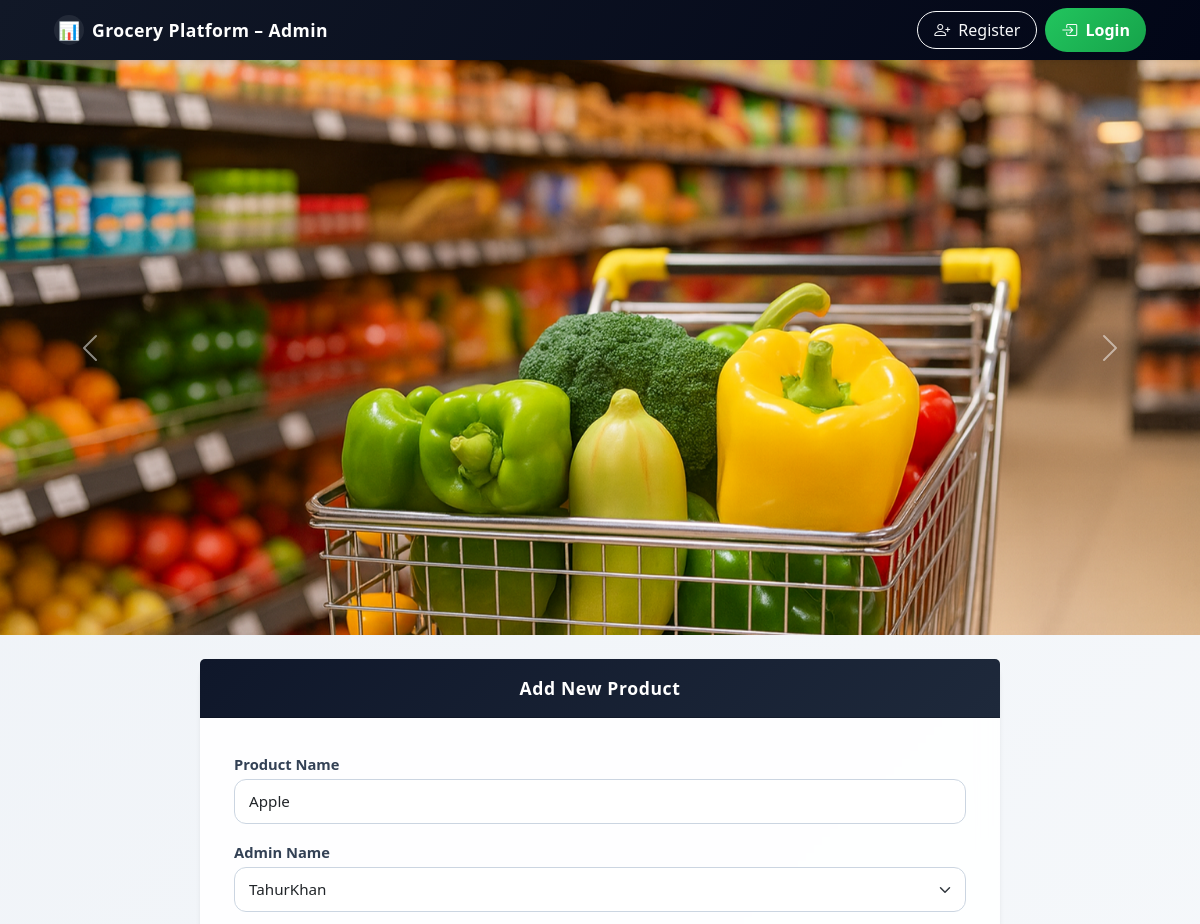
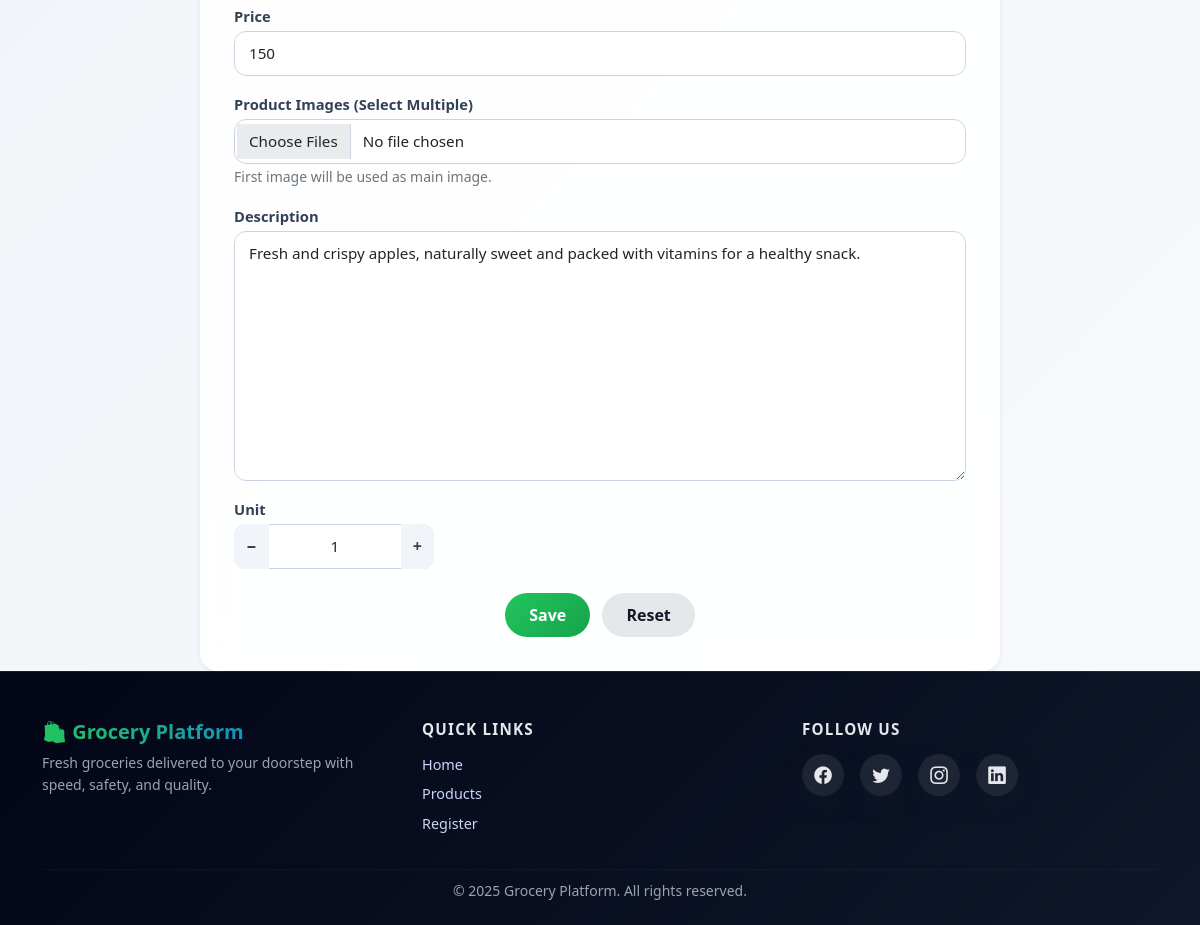
The app's page /product/edit/12 with its own data (2 pictures, top to bottom).
### product/models.py (models this page shows, shortened)
class Product(models.Model):
    user = models.ForeignKey(User, on_delete=models.CASCADE, null=True, blank=True)
    name=models.CharField(max_length=30)
    price=models.IntegerField()
    description=models.TextField(max_length=300)
    pimg = models.ImageField(upload_to='products/main/', blank=True, null=True)
    unit=models.CharField(max_length=10,default='1')
    class Meta:
        ordering=['name']
        db_table='product'

### product/views.py (the view)
# urls.py: path('edit/<int:id>',v.edit_product,name="edit"),
def edit_product(request, id):
    product = get_object_or_404(Product, id=id)
    if request.method == 'POST':
        form = ProductForm(request.POST, instance=product)
        images = request.FILES.getlist('images')   # ✅ multiple images
        if form.is_valid():
            product = form.save(commit=False)
            if images:
                product.pimg = images[0]
            product.save()
            for img in images[1:]:
                ProductImage.objects.create(product=product, image=img)
            return redirect('product:list')
    else:
        form = ProductForm(instance=product)
    return render(request, "addproduct.html", {
        'form': form,
        'product': product
    })

### product/models.py
class ProductForm(forms.ModelForm):
    class Meta:
        model = Product
        fields = '__all__'
    def __init__(self, *args, **kwargs):
        super().__init__(*args, **kwargs)
        self.fields['pimg'].required = False

### cart/context_processors.py (called while the page is built)
def cart_count(request):
    count = request.session.get('cart_count', 0)
    return {'cart_count': count}

### product/templates/addproduct.html (shortened to what this page needs)
{% extends 'admin_home.html' %}
{% load widget_tweaks %}
{% block head %}
{% include 'slider.html' %}
{% endblock %}
{% block body %}
<div class="container mt-4">
    <div class="card shadow-sm border-0 mx-auto" style="max-width: 800px;">
        <div class="card-header bg-dark text-white fw-bold text-center">
            Add New Product
        </div>
        <div class="card-body p-4">
            <form method="post" enctype="multipart/form-data">
                <div class="row g-3">
                    <div class="col-12">
                        <label class="form-label">Product Name</label>
                        {{ form.name|add_class:"form-control" }}
                    </div>
                    <div class="col-12">
                        <label class="form-label">Admin Name</label>
                        {{ form.user|add_class:"form-select" }}
                    </div>
                    <div class="col-12">
                        <label class="form-label">Price</label>
                        {{ form.price|add_class:"form-control" }}
                    </div>
                    <div class="col-12">
                        <label class="form-label">Product Images (Select Multiple)</label>
                        <input type="file" name="images" class="form-control" multiple required>
                        <small class="text-muted">First image will be used as main image.</small>
                    </div>
                    <div class="col-12">
                        <label class="form-label">Description</label>
                        {{ form.description|add_class:"form-control" }}
                    </div>
                    <div class="col-12">
                        <label class="form-label">Unit</label>
                        <div class="input-group" style="max-width: 200px;">
                            <button class="btn btn-outline-secondary" type="button" onclick="decreaseUnit()">−</button>
                            <input type="text" id="unitInput" name="unit" class="form-control text-center" value="1" readonly>
                            <button class="btn btn-outline-secondary" type="button" onclick="increaseUnit()">+</button>
                        </div>
                    </div>
                </div>
                <div class="text-center mt-4">
                    <button type="submit" class="btn btn-success px-4">
                        Save
                    </button>
                    <button type="reset" class="btn btn-secondary px-4 ms-2">
                        Reset
                    </button>
                </div>
            </form>
        </div>
    </div>
</div>
{% endblock %}

### product/templates/addproduct.html (style rules this page uses)
body { background: linear-gradient(135deg, #eef2f7, #f8fafc); }
.card { border-radius: 18px; background: rgba(255, 255, 255, 0.9); backdrop-filter: blur(10px); box-shadow: 0 20px 40px rgba(0,0,0,0.08); border: none; }
.card-header { background: linear-gradient(135deg, #0f172a, #1e293b); color: #fff; font-size: 1.1rem; letter-spacing: 0.6px; padding: 16px; border-radius: 18px 18px 0 0; }
.form-label { font-weight: 600; font-size: 0.92rem; color: #334155; margin-bottom: 4px; }
.form-control, .form-select { font-size: 0.95rem; border-radius: 12px; padding: 10px 14px; border: 1px solid #cbd5e1; background-color: #ffffff; transition: all 0.25s ease; }
.form-control::placeholder { color: #94a3b8; }
textarea.form-control { min-height: 120px; resize: vertical; }
.input-group { border-radius: 12px; overflow: hidden; box-shadow: inset 0 0 0 1px #cbd5e1; }
.input-group .btn { border: none; background: #f1f5f9; font-weight: 700; color: #334155; }
.btn-success { background: linear-gradient(135deg, #22c55e, #16a34a); border: none; font-weight: 600; border-radius: 999px; padding: 10px 28px; transition: 0.3s ease; }
.btn-secondary { border-radius: 999px; padding: 10px 26px; background: #e5e7eb; border: none; color: #111827; font-weight: 600; }
.card-body { padding: 34px !important; }

### records on screen
Product: name "Apple", user "TahurKhan", price "150", description "Fresh and crispy apples, naturally sweet and packed with vitamins for a healthy snack."
